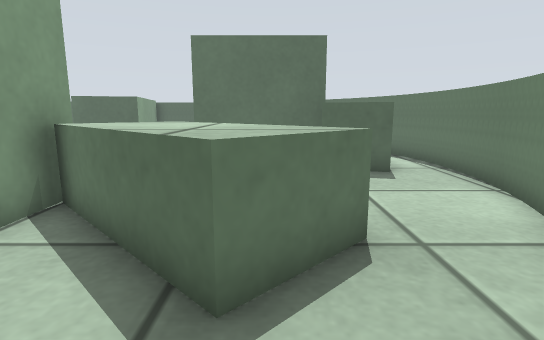
view 1 (above)

18 first-person views from a walk through a robot-simulator world made for Gazebo. The camera is 0.17 m above the floor, tilts 10° down and sees 80° across. The floor is counted in squares, 0.1 m on a side. Each view is taken from the middle of a square. On the plan, view 1 faces up. The plan holds only what a view shows up to about 16 squares ahead; the rest is blank.

view 2
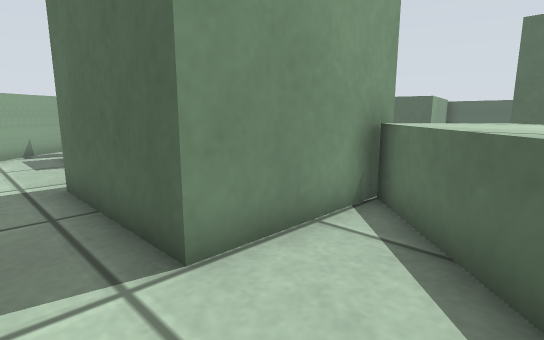

view 3
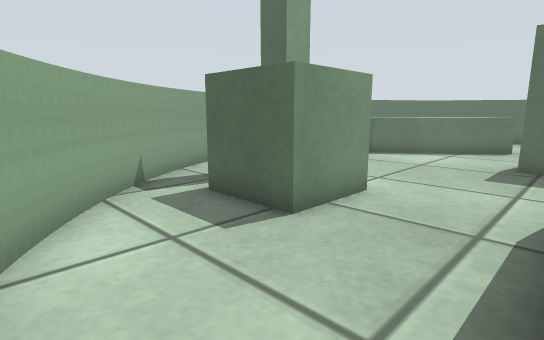

view 4
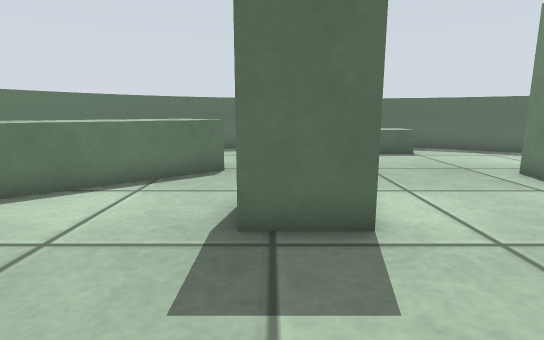

view 5
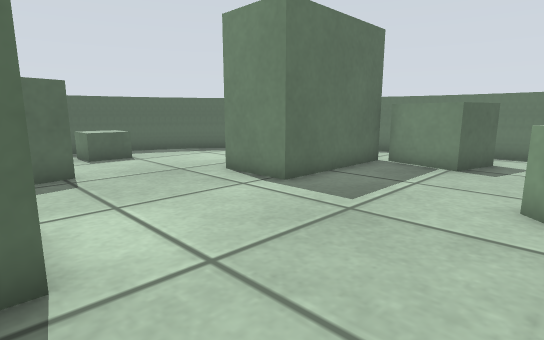

view 6
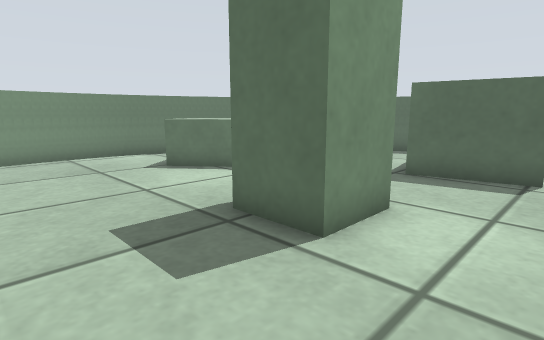

view 7
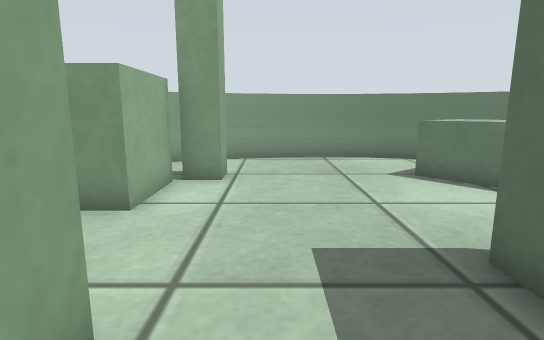

view 8
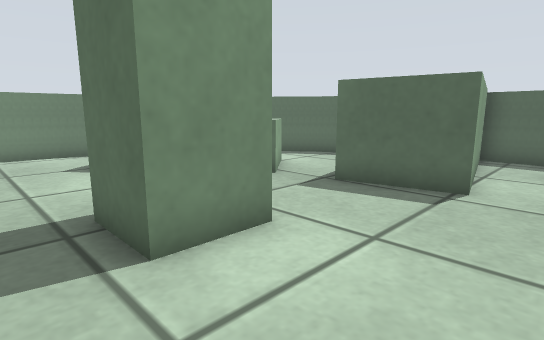

view 9
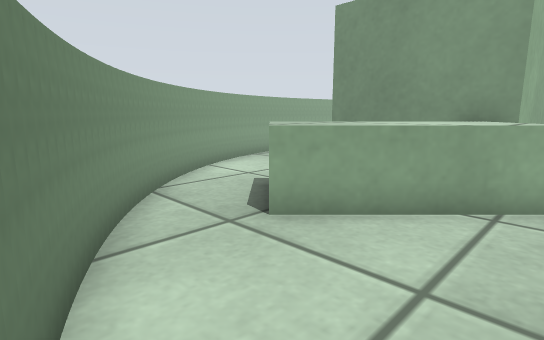

view 10
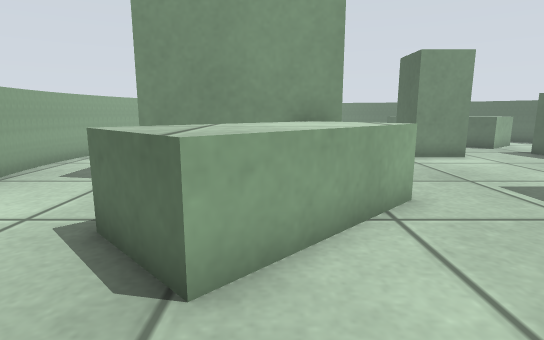

view 11
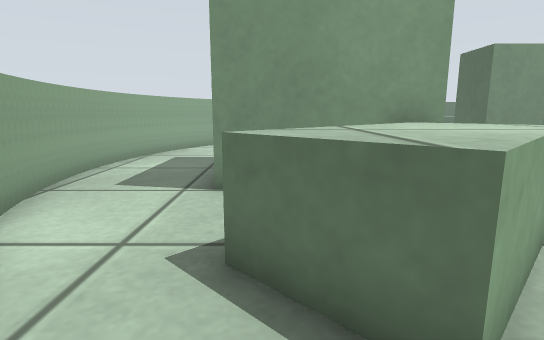

view 12
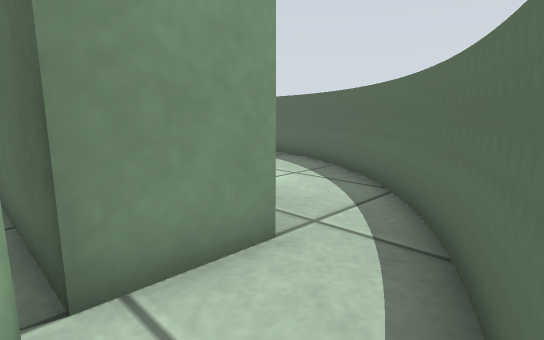

view 13
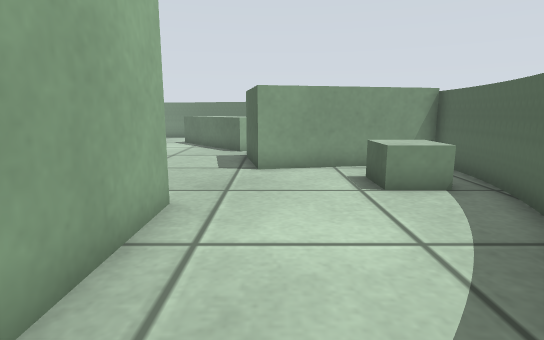

view 14
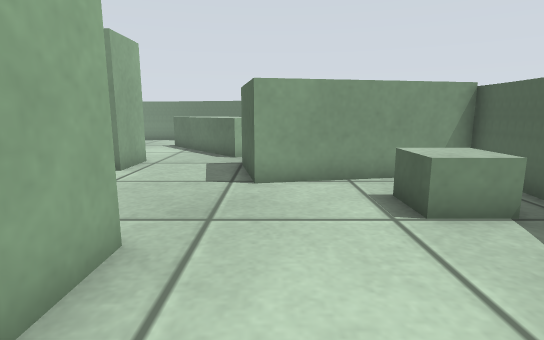

view 15
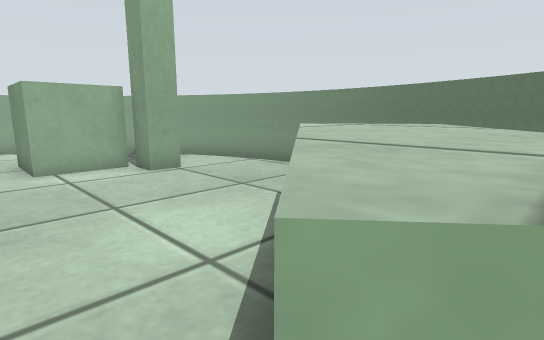

view 16
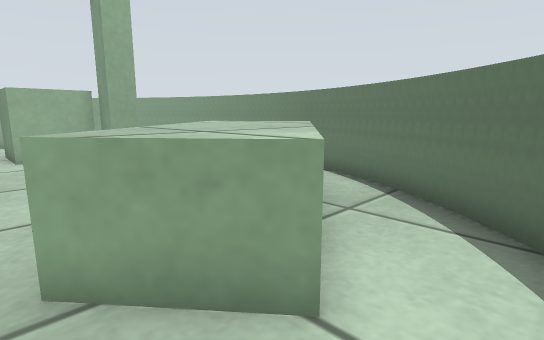

view 17
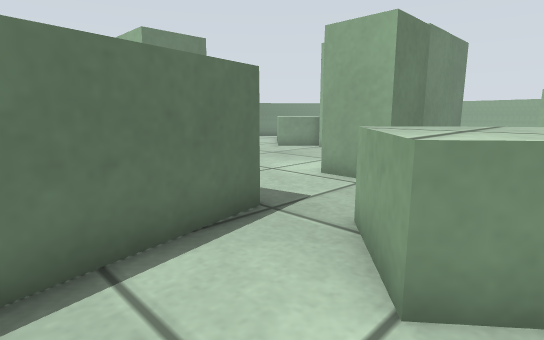

view 18
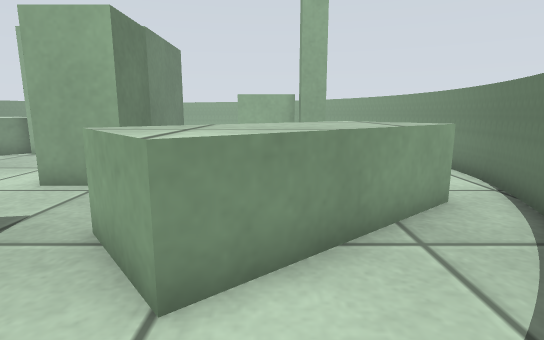

### Floor plan
Points are (right, up) in squares from view 1. A wall is a line through its corners. A room is listed if a view was taken in it or the views show most of it. See-through windows are left out.
Room 1 (views 1, 2, 3, 4, 5, 6, 7, 8, 9, 10, 11, 12, 13, 14, 15, 16, 17, 18)
walls: (-8.5, 10.5) (-10.5, 10.5) (-10.5, 12.5) (-8.5, 12.5) (-8.5, 10.5); (-9.1, 6.7) (-4.1, 6.7) (-4.1, 1.7) (-9.1, 1.7) (-9.1, 6.7); (-15.2, 5.5) (-12.5, 5.5) (-12.5, 3) (-15, 3); (-16.2, 6.7) (-15.2, 6.7) (-15.2, 5.7) (-16.2, 5.7); (2, 15.1) (2, 12.5) (-3, 12.5) (-3, 15.1) (1, 15.1); (-17.7, 3.6) (-17.4, 3.1); (5.4, 11.3) (5.3, 12.6); (4.3, 15.3) (3.6, 16.7); (-13.6, -0.6) (-11.6, -1.7); (-0.4, 20.6) (-1.9, 21.5); (-3.9, -2.1) (-2, -1.5); (-19.2, 7.3) (-18.8, 5.7) (-17.7, 3.5); (-17, 17.5) (-17.8, 16.3); (5.5, 9.9) (5.5, 11.4); (-19.4, 11.6) (-19.5, 9.3); (-19.5, 9.5) (-19.3, 7.2); (-17.5, 3.2) (-16.6, 2); (-16.7, 2.1) (-15.5, 0.8); (-7.5, -2.5) (-6.2, -2.5) (-3.8, -2.1); (-11.7, -1.6) (-10.7, -1.9); (1.9, 1.2) (2.8, 2.2); (-4.2, 22.2) (-5.6, 22.5); (3.7, 16.5) (2.9, 17.8); (-18.4, 15.2) (-18.9, 13.8); (-1.8, 21.4) (-4.3, 22.3); (-15.4, 19.3) (-17.2, 17.4); (-13.7, 20.6) (-15.5, 19.2); (1.3, 19.4) (-0.5, 20.7); (3.6, 3.3) (4.3, 4.6); (5.1, 6.7) (5.3, 7.5); (-8.9, -2.4) (-7.4, -2.5); (5.3, 12.5) (5.1, 13.2); (-18.9, 14) (-19.5, 11.5); (-10.7, -2) (-8.8, -2.4); (5.2, 13) (4.3, 15.5); (-0.1, -0.5) (0.9, 0.3) (1.9, 1.3); (5.3, 7.4) (5.6, 10); (-12.1, 21.5) (-13.8, 20.5); (-1.9, -1.5) (-0.2, -0.5); (2.8, 2.1) (3.6, 3.4); (-15.7, 0.9) (-13.6, -0.7); (-5.4, 22.5) (-7.9, 22.5) (-6.7, 16.6) (-9.7, 16) (-10.4, 19.8); (-17.8, 16.5) (-18.4, 15.1); (4.3, 4.4) (5.1, 6.8); (3, 17.7) (1.3, 19.5)
low walls: (-4, 6) (-2.2, 7.8) (1.3, 4.2) (-0.5, 2.5) (-4, 6); (3.5, 9.3) (1.5, 9.8) (2.1, 12.2) (2.7, 12.1); (-17.5, 13.8) (-13, 17.5) (-11.4, 15.6) (-15.8, 12) (-16.3, 12.6); (-4.1, 21.1) (-4.1, 19.5) (-5.6, 19.5) (-5.6, 21)
ways out: gap at (-4, 21)

Where each view was taken, in squares from view 1:
view 1: 0 up, 0 right, facing up
view 2: 0 up, 1 left, facing up-left
view 3: 1 down, 9 left, facing up-left
view 4: 6 up, 10 left, facing up
view 5: 7 up, 9 left, facing up-right
view 6: 7 up, 6 left, facing up-left
view 7: 8 up, 7 left, facing left
view 8: 9 up, 5 left, facing up-left
view 9: 8 up, 5 right, facing down-left
view 10: 5 up, 4 right, facing left
view 11: 3 up, 3 right, facing left
view 12: 12 up, 5 right, facing up-left
view 13: 17 up, 3 right, facing left
view 14: 17 up, 1 right, facing left
view 15: 16 up, 11 left, facing down-left
view 16: 19 up, 11 left, facing down-left
view 17: 20 up, 14 left, facing down-right
view 18: 20 up, 14 left, facing down
